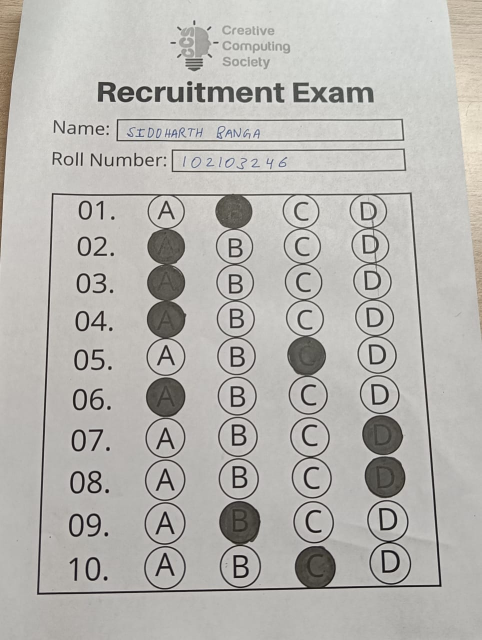
#> input picture Sheet1.jpg, 963 x 1280 px (shown at 1/2 size)
$ python omr.py
#> lines starting #> are read from the running program, lines starting #| are printed output that depends on the picture; after the words box and inside, x2 and y2 are one past the last pixel; in counts of white or black regions, pixels touching at a corner belong together
### utils.py
import cv2
import numpy as np

# [35 lines left out: function stackImages, not called in this run]

def rectCountour(coutors):
    rectCon=[]
    for i in coutors:
        area=cv2.contourArea(i)
        #print("Area",area)
        if area>50:
            peri=cv2.arcLength(i,True)
            approx = cv2.approxPolyDP(i,0.02*peri,True)
            #print("Corner points: ",len(approx))
            if len(approx)==4:
                rectCon.append(i)
    rectCon = sorted(rectCon,key=cv2.contourArea,reverse=True)
    return rectCon

def getCornerPoints(cont):
    peri = cv2.arcLength(cont, True)
    approx = cv2.approxPolyDP(cont, 0.02 * peri, True)
    return approx

def reorder(myPoints):
    myPoints = myPoints.reshape((4,2))
    myPointsNew = np.zeros((4,1,2),np.int32)
    #Array has 4 rows and 2 columns
    add = myPoints.sum(1)
    #print(myPoints)
    #print(add)
    #The smallest value would be the start
    myPointsNew[0] = myPoints[np.argmin(add)]
    myPointsNew[3]= myPoints[np.argmax(add)]
    diff = np.diff(myPoints,axis=1)
    myPointsNew[1]=myPoints[np.argmin(diff)]
    myPointsNew[2]=myPoints[np.argmax(diff)]

    return myPointsNew

def splitBoxes(img):
    rows = np.vsplit(img,20)
    boxes=[]
    for r in rows:
        cols = np.hsplit(r,4)
        for box in cols:
            boxes.append(box)
            #cv2.imshow("Split",box) total boxes

    return boxes

# [10 lines left out: function splitBoxes1, not called in this run]

### omr.py
import cv2
import numpy as np
import utils
import pytesseract
import os
pytesseract.pytesseract.tesseract_cmd = 'C:\\Program Files\\Tesseract-OCR\\tesseract.exe'

questions=10
choices =5
img = cv2.imread("Sheet1.jpg")
#> img is the input picture: shape (1280, 963, 3); mean B, G, R 176.7, 181, 182.8
height,width=700,700
ans = [1,2,0,1,4,1,2,0,1,4]

per = 25
AllData=[]

img=cv2.resize(img,(height,width))
#> img: shape (700, 700, 3)
imgContours=img.copy()
imgBiggestContours = img.copy()
imgBlank=np.zeros_like(img)
imgGray= cv2.cvtColor(img,cv2.COLOR_BGR2GRAY)
imgBlur= cv2.GaussianBlur(imgGray,(5,5),1)
imgCanny= cv2.Canny(imgBlur,10,50)
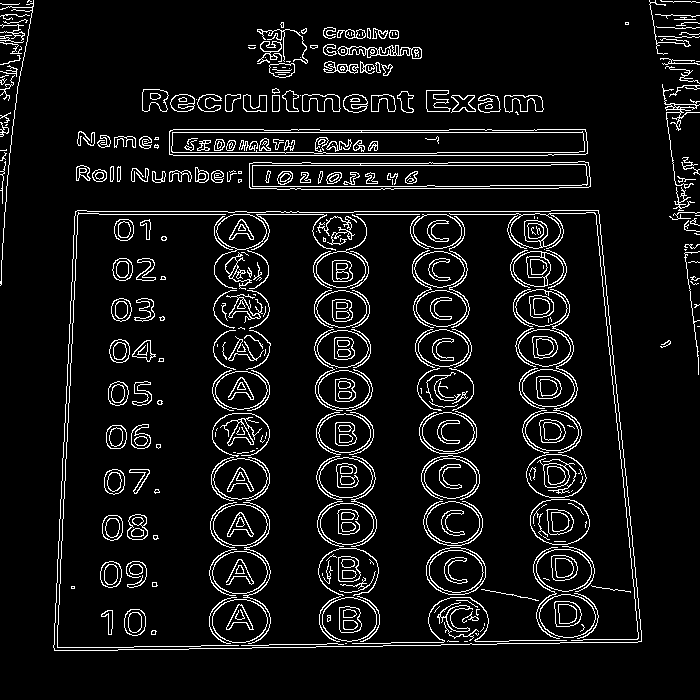
#> imgCanny: shape (700, 700); 7.5% white in thin lines or dots
countours, hierarchy = cv2.findContours(imgCanny,cv2.RETR_EXTERNAL,cv2.CHAIN_APPROX_NONE)
#> countours = 115 contours, 68 with area under 20; largest, box (x1, y1, x2, y2) and area: (53, 210, 642, 651) 241860, (169, 129, 588, 156) 10604, (249, 161, 591, 190) 8754, (337, 45, 422, 59) 550, (142, 89, 169, 112) 433
cv2.drawContours(imgContours,countours,-1,(0,255,0),10)
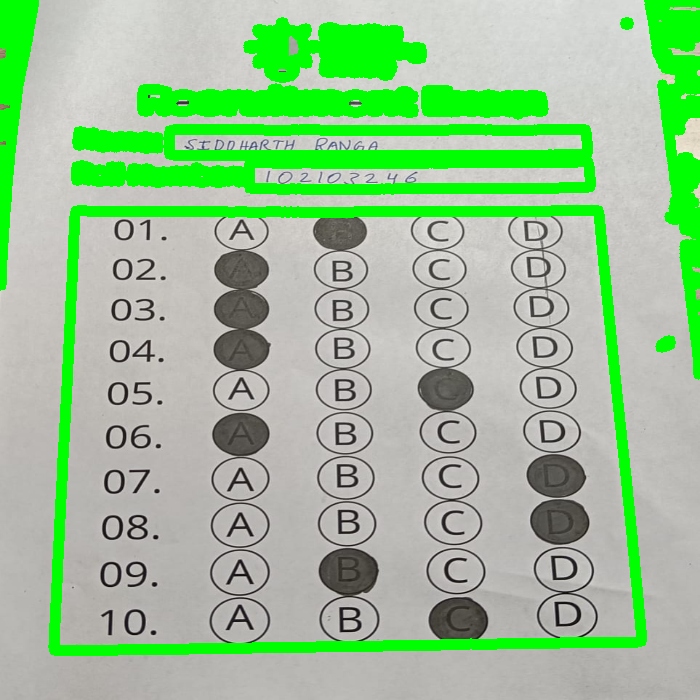
#> imgContours: shape (700, 700, 3); mean B, G, R 149.4, 193.5, 153.9


rectCon = utils.rectCountour(countours)
#> the loop in rectCountour, `for i in coutors:` made 115 passes
#> (area, peri, approx) on passes 15, 32, 44: (241860, 2018.1, [[75, 211], [54, 650], [641, 641], [598, 210]]), (8754, 738.8, [[590, 177], [584, 161], [249, 163], [250, 188]]), (10604.5, 889.7, [[169, 131], [173, 155], [587, 153], [585, 129]])
#> (area, peri) on passes 21, 23, 24, 25, 28, 31: (75.5, 58.73), (104.5, 59.21), (120.5, 90.87), (138.5, 44.38), (147, 52.14), (146.5, 62.87)
#> after the loop in rectCountour, `for i in coutors:`: rectCon = 3 contours; box (x1, y1, x2, y2) and area: (53, 210, 642, 651) 241860, (169, 129, 588, 156) 10604, (249, 161, 591, 190) 8754
biggestContour = utils.getCornerPoints(rectCon[0])
#> in getCornerPoints, `peri = cv2.arcLength(cont, True)`: peri = 2018.1
#> in getCornerPoints, `approx = cv2.approxPolyDP(cont, 0.02 * peri, True)`: approx = [[75, 211], [54, 650], [641, 641], [598, 210]]
#> biggestContour = [[75, 211], [54, 650], [641, 641], [598, 210]]
NamePoints = utils.getCornerPoints(rectCon[1])
#> NamePoints = [[169, 131], [173, 155], [587, 153], [585, 129]]
RollNumberPoints = utils.getCornerPoints(rectCon[2])
#> RollNumberPoints = [[590, 177], [584, 161], [249, 163], [250, 188]]

imgC = cv2.imread("onetoten.jpg")
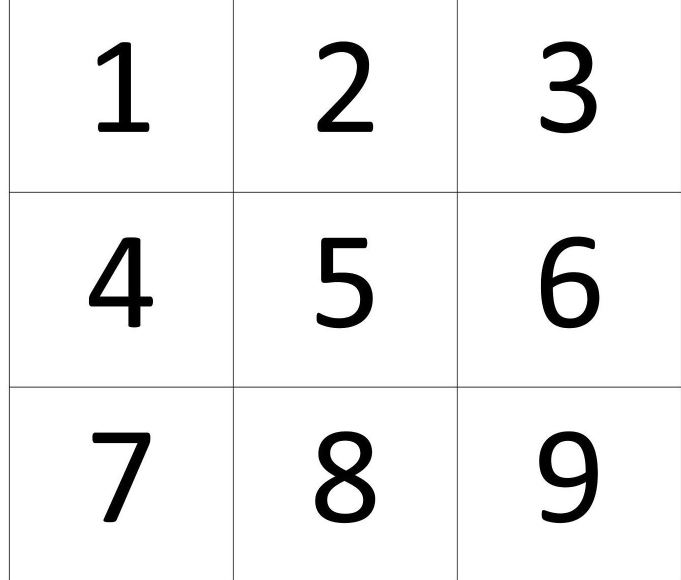
#> input picture onetoten.jpg, 1362 x 1160 px (shown at 1/2 size)
#> imgC is the input picture: shape (1160, 1362, 3); min 0, max 255, mean 241.2
orb = cv2.ORB_create(1000)

kp2, des2 = orb.detectAndCompute(imgC, None)
#> kp2 = 1000 keypoints; strongest (x, y, size): (464, 776, 31), (464, 771, 31), (469, 776, 31), (912, 380, 31)

if biggestContour.size != 0 and NamePoints.size != 0:
    myData=[]
    cv2.drawContours(imgBiggestContours,biggestContour,-1,(0,255,0),20)
    cv2.drawContours(imgBiggestContours,NamePoints,-1,(255,0,0),20)
    cv2.drawContours(imgBiggestContours,RollNumberPoints, -1, (0, 0,255), 20)
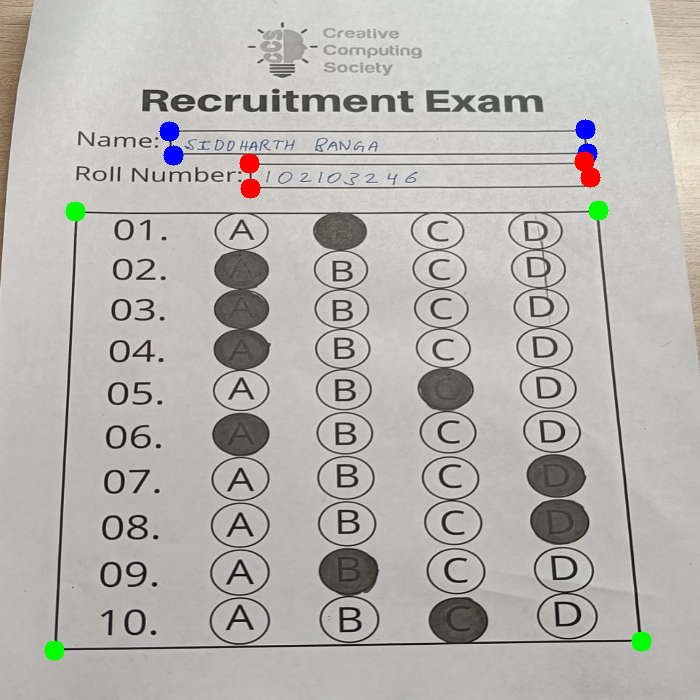
#> imgBiggestContours: shape (700, 700, 3); mean B, G, R 175.9, 180.2, 182

    biggestContour=utils.reorder(biggestContour)
#> in reorder, `myPoints = myPoints.reshape((4,2))`: myPoints = [[75, 211], [54, 650], [641, 641], [598, 210]]
#> in reorder, `add = myPoints.sum(1)`: add = [286, 704, 1282, 808]
#> in reorder, `diff = np.diff(myPoints,axis=1)`: diff = [136, 596, 0, -388]
#> biggestContour = [[75, 211], [598, 210], [54, 650], [641, 641]]
    NamePoints=utils.reorder(NamePoints)
#> NamePoints = [[169, 131], [585, 129], [173, 155], [587, 153]]
    RollNumberPoints=utils.reorder(RollNumberPoints)
#> RollNumberPoints = [[249, 163], [584, 161], [250, 188], [590, 177]]

    pt1 = np.float32(biggestContour)
#> pt1 = [[75, 211], [598, 210], [54, 650], [641, 641]]
    pt2 = np.float32([[0,0],[width,0],[0,height],[width,height]])
    matrix = cv2.getPerspectiveTransform(pt1,pt2)
#> matrix = [[1.4, 0.0668, -118.9], [0.00363, 1.9, -401.3], [-3.19e-05, 0.000298, 1]]
    imgWarpColored= cv2.warpPerspective(img,matrix,(width,height))
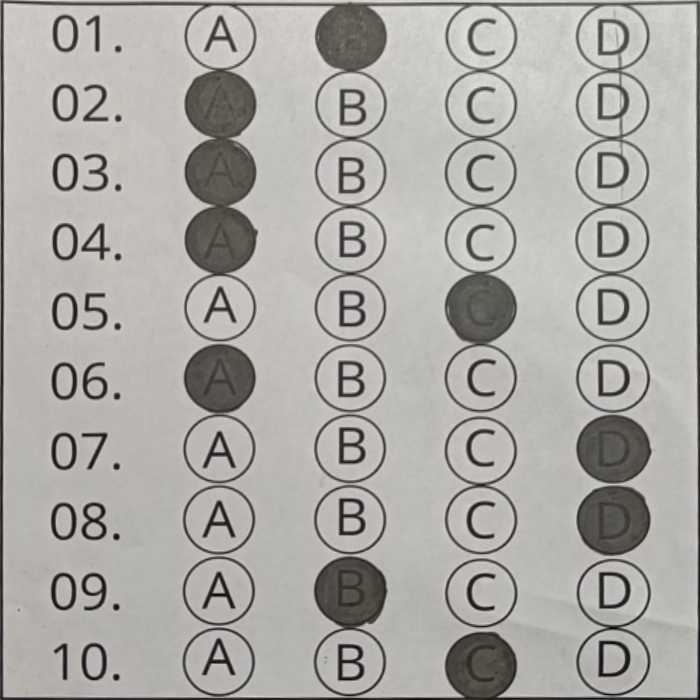
#> imgWarpColored: shape (700, 700, 3); mean B, G, R 166, 169.8, 172

    pt01 = np.float32(NamePoints)
#> pt01 = [[169, 131], [585, 129], [173, 155], [587, 153]]
    pt02 = np.float32([[0,0],[450,0],[0,50],[450,50]])
    matrix0 = cv2.getPerspectiveTransform(pt01,pt02)
#> matrix0 = [[1.05, -0.175, -154.9], [0.0097, 2.02, -266], [-1.88e-06, -0.000195, 1]]
    imgNameDisplay = cv2.warpPerspective(img,matrix0,(450,50))
    imgNameDisplay = cv2.resize(imgNameDisplay,(2250,250))
#> imgNameDisplay: shape (250, 2250, 3)
    cv2.imshow("Name",imgNameDisplay)


    '''orb = cv2.ORB_create(1000)
    kp1, des1 = orb.detectAndCompute(imgNameDisplay, None)
    impKp1 = cv2.drawKeypoints(imgNameDisplay,kp1,None)
    cv2.imshow("KeyPoints Image",impKp1)
    #print(pytesseract.image_to_string(impKp1))'''

    pt11 = np.float32(RollNumberPoints)
#> pt11 = [[249, 163], [584, 161], [250, 188], [590, 177]]
    pt12 = np.float32([[0,0],[300,0],[0,50],[300,50]])
    matrix1 = cv2.getPerspectiveTransform(pt11,pt12)
#> matrix1 = [[0.531, -0.0212, -128.7], [0.0112, 1.88, -308.9], [-0.00096, 0.000953, 1]]
    RollNumberDisplay= cv2.warpPerspective(img,matrix1,(300,50))
    RollNumberDisplay= cv2.resize(RollNumberDisplay,(2000,350))
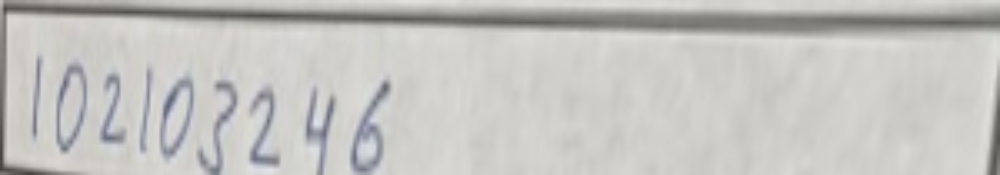
#> RollNumberDisplay: shape (350, 2000, 3) (shown at 1/2 size); mean B, G, R 192, 194.9, 195.8
    cv2.imshow("Roll Number",RollNumberDisplay)


    kp1, des1 = orb.detectAndCompute(RollNumberDisplay, None)
#> kp1 = 66 keypoints; strongest (x, y, size): (770, 168, 111.1), (770, 170, 92.6), (633, 248, 92.6), (771, 169, 77.1)


    '''bf = cv2.BFMatcher(cv2.NORM_HAMMING)
    matches = bf.match(des2,des1)
    matches = list(matches)
    matches.sort(key= lambda x: x.distance)
    good = matches[:int(len(matches)*(per/100))]
    imgMatch = cv2.drawMatches(RollNumberDisplay,kp2,imgC,kp1,good[:100],None,flags=2)
    #cv2.imshow(y,imgMatch)

    srcPoints = np.float32([kp2[m.queryIdx].pt for m in good]).reshape(-1,1,2)
    dstPoints = np.float32([kp2[m.queryIdx].pt for m in good]).reshape(-1,1,2)

    M,_ = cv2.findHomography(srcPoints,dstPoints,cv2.RANSAC,5.0)
    h, w, c = img.shape
    imgScan = cv2.warpPerspective(RollNumberDisplay,M,(w,h))'''
    impKp1 = cv2.drawKeypoints(RollNumberDisplay,kp1,None)
    cv2.imshow("KeyPoints Image",impKp1)
    print(pytesseract.image_to_string(impKp1,config='--psm 6'))
#> (this line was passed over: pytesseract is not available in this run)


    imgWarpGray = cv2.cvtColor(imgWarpColored,cv2.COLOR_BGR2GRAY)
    imgThresh = cv2.threshold(imgWarpGray,150,255,cv2.THRESH_BINARY_INV)[1]
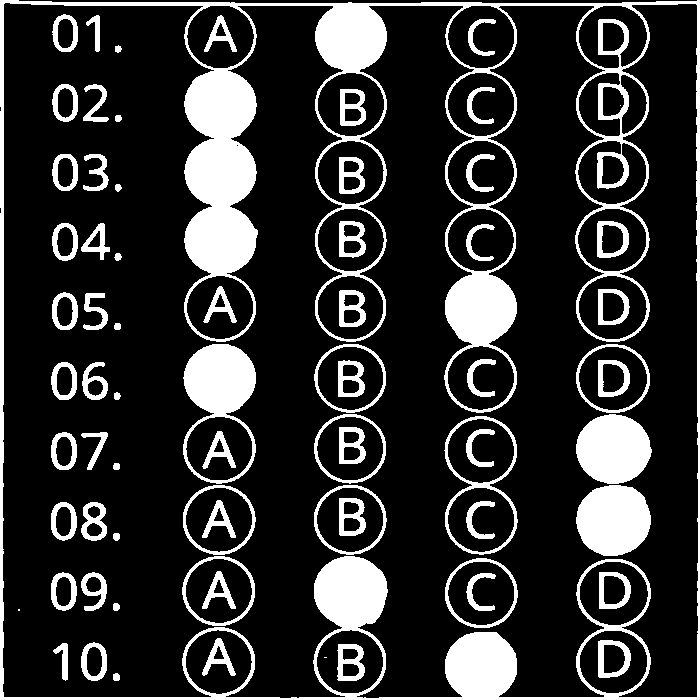
#> imgThresh: shape (700, 700); 18.8% white; 72 white regions (3 under 20 px), largest, box (x1, y1, x2, y2) and area: (0, 0, 700, 700) 51191, (183, 344, 256, 484) 4699, (576, 485, 651, 556) 4220

    boxes = utils.splitBoxes(imgThresh)
#> in splitBoxes, `rows = np.vsplit(img,20)`: rows = 20 items
#> the loop in splitBoxes, `for r in rows:` made 20 passes
#> after the loop in splitBoxes, `for r in rows:`: boxes = 80 items
#> boxes = 80 items
    #cv2.imshow("Test",boxes[2])

    myPixelVal = np.zeros((questions,choices))
    countC = 0
    countR = 0
    for image in boxes:
        totalPixels = cv2.countNonZero(image)
#> (the run stopped early here; a loop or call above may not have finished)
